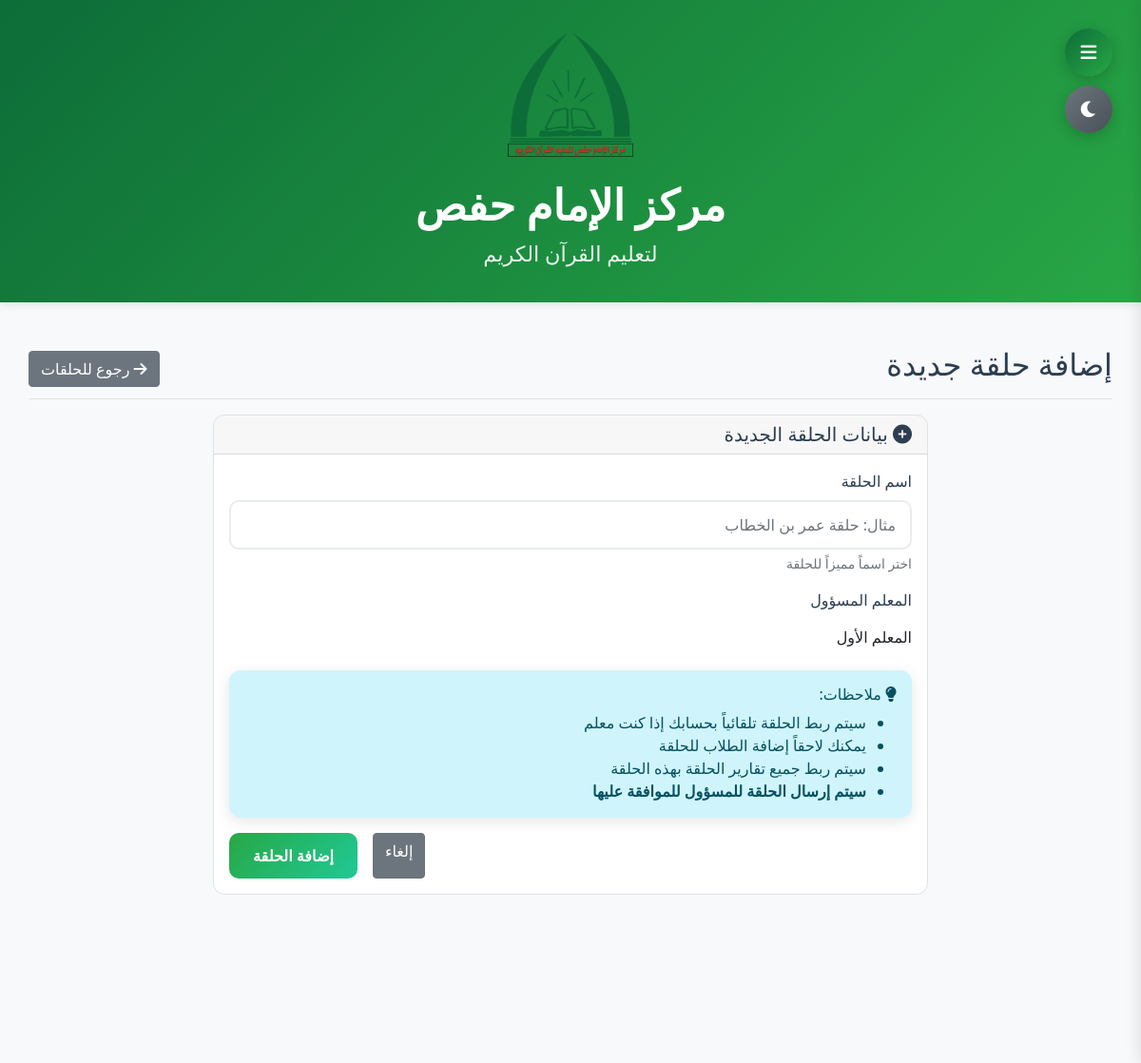
Screenshot of /add_circle (signed in) with the database file from the repository.
### app.py (models this page shows)
class Settings(db.Model):
    id = db.Column(db.Integer, primary_key=True)
    site_name = db.Column(db.String(100), default='مركز الإمام حفص')
    site_description = db.Column(db.String(200), default='لتعليم القرآن الكريم')
    contact_phone = db.Column(db.String(20))
    contact_email = db.Column(db.String(100))
    location_address = db.Column(db.String(300), default='مأرب - شارع الأربعين - خلف مستشفى نيوم')
    location_map_url = db.Column(db.String(500))
    logo = db.Column(db.String(200))
    primary_color = db.Column(db.String(7), default='#2c5aa0')
    secondary_color = db.Column(db.String(7), default='#28a745')
    background_color = db.Column(db.String(7), default='#f8f9fa')
    text_color = db.Column(db.String(7), default='#2c3e50')
    whatsapp_message_template = db.Column(db.Text, default='تقرير {report_type} للتسميع\n\nالطالب: {student_name}\nالحلقة: {circle_name}\nالمعلم: {teacher_name}\nالفترة: من {start_date} إلى {end_date}\n\nالتسميع:\n{reports_details}\n\nإحصائيات الحضور:\n{attendance_stats}\n\n{site_name}')
    support_bank_accounts = db.Column(db.Text, default='بنك الكريمي: 123456789\nبنك الشرق: 987654321\nبنك التضامن: 456789123')
    support_message = db.Column(db.Text, default='نورٌ نُهديه وجيل نربيه')
    dark_mode_enabled = db.Column(db.Boolean, default=False)
    teacher_requires_approval = db.Column(db.Boolean, default=True)
    allow_custom_teacher_name = db.Column(db.Boolean, default=True)

class User(db.Model):
    id = db.Column(db.Integer, primary_key=True)
    username = db.Column(db.String(80), unique=True, nullable=False)
    password = db.Column(db.String(120), nullable=False)
    role = db.Column(db.String(20), nullable=False)  # admin, teacher, support, parent
    name = db.Column(db.String(100), nullable=False)
    is_active = db.Column(db.Boolean, default=True)

### app.py (the view, shortened to what this page needs)
@app.route('/add_circle', methods=['GET', 'POST'])
@require_login
def add_circle():
    teachers = User.query.filter_by(role='teacher', is_active=True).all()
    return render_template('add_circle.html', teachers=teachers)

### app.py (called while the page is built)
@app.context_processor
def inject_globals():
    settings = Settings.query.first() or Settings()
    current_year = datetime.now().year
    unread_notifications = 0
    if 'user_id' in session and session.get('role') == 'parent':
        parent = Parent.query.filter_by(name=session['name']).first()
        if parent and parent.user_id:
            unread_notifications = Notification.query.filter_by(user_id=parent.user_id, is_read=False).count()
    return dict(
        datetime=datetime, now=datetime.now, timedelta=timedelta,
        settings=settings, Report=Report, Attendance=Attendance,
        Holiday=Holiday, Parent=Parent, current_year=current_year,
        unread_notifications=unread_notifications
    )

def require_login(f):
    @wraps(f)
    def decorated(*args, **kwargs):
        if 'user_id' not in session:
            flash('يجب تسجيل الدخول أولاً', 'error')
            return redirect(url_for('login'))
        return f(*args, **kwargs)
    return decorated

### templates/add_circle.html (shortened to what this page needs)
{% extends "base.html" %}
{% block content %}
<div class="d-flex justify-content-between flex-wrap flex-md-nowrap align-items-center pt-3 pb-2 mb-3 border-bottom">
    <h1 class="h2">إضافة حلقة جديدة</h1>
    <a href="{{ url_for('circles') }}" class="btn btn-secondary">
        <i class="fas fa-arrow-right"></i> رجوع للحلقات
    </a>
</div>
<div class="row justify-content-center">
    <div class="col-md-8">
        <div class="card">
            <div class="card-header">
                <h5 class="card-title mb-0"><i class="fas fa-plus-circle"></i> بيانات الحلقة الجديدة</h5>
            </div>
            <div class="card-body">
                <form method="POST">
                    <div class="mb-3">
                        <label for="name" class="form-label">اسم الحلقة</label>
                        <input type="text" class="form-control" id="name" name="name"
                               placeholder="مثال: حلقة عمر بن الخطاب" required>
                        <div class="form-text">اختر اسماً مميزاً للحلقة</div>
                    </div>
                    {% if session.role == 'admin' %}
                    <div class="mb-3">
                        <label for="teacher_id" class="form-label">المعلم المسؤول (اختياري)</label>
                        <select class="form-control" id="teacher_id" name="teacher_id">
                            <option value="">اختر المعلم من القائمة</option>
                            {% for teacher in teachers %}
                            <option value="{{ teacher.id }}">{{ teacher.name }}</option>
                            {% endfor %}
                        </select>
                        <div class="form-text">يمكنك اختيار معلم من القائمة أو إدخال اسم معلم جديد أدناه</div>
                    </div>
                    <div class="mb-3">
                        <label for="teacher_name" class="form-label">أو أدخل اسم المعلم يدوياً</label>
                        <input type="text" class="form-control" id="teacher_name" name="teacher_name"
                               placeholder="مثال: المعلم أحمد">
                        <div class="form-text">استخدم هذا الحقل إذا لم يكن للمعلم حساب في النظام</div>
                    </div>
                    {% else %}
                    <div class="mb-3">
                        <label class="form-label">المعلم المسؤول</label>
                        <p class="form-control-plaintext">{{ session.name }}</p>
                    </div>
                    {% endif %}
                    <div class="alert alert-info">
                        <h6><i class="fas fa-lightbulb"></i> ملاحظات:</h6>
                        <ul class="mb-0">
                            <li>سيتم ربط الحلقة تلقائياً بحسابك إذا كنت معلم</li>
                            <li>يمكنك لاحقاً إضافة الطلاب للحلقة</li>
                            <li>سيتم ربط جميع تقارير الحلقة بهذه الحلقة</li>
                            {% if session.role == 'admin' %}
                            <li>يمكنك اختيار معلم من القائمة أو إدخال اسم معلم جديد</li>
                            {% else %}
                            <li><strong>سيتم إرسال الحلقة للمسؤول للموافقة عليها</strong></li>
                            {% endif %}
                        </ul>
                    </div>
                    <div class="d-grid gap-2 d-md-flex justify-content-md-end">
                        <a href="{{ url_for('circles') }}" class="btn btn-secondary me-md-2">إلغاء</a>
                        <button type="submit" class="btn btn-success">إضافة الحلقة</button>
                    </div>
                </form>
            </div>
        </div>
    </div>
</div>
{% endblock %}

### templates/base.html (shortened to what this page needs)
<!DOCTYPE html>
<html lang="ar" dir="rtl" class="{% if session.get('dark_mode') or settings.dark_mode_enabled %}dark-mode{% endif %}">
<head>
    <link href="https://cdn.jsdelivr.net/npm/bootstrap@5.1.3/dist/css/bootstrap.min.css" rel="stylesheet">
    <link rel="stylesheet" href="https://cdnjs.cloudflare.com/ajax/libs/font-awesome/6.0.0/css/all.min.css">
    <link href="https://cdn.jsdelivr.net/npm/bootstrap@5.1.3/dist/css/bootstrap.rtl.min.css" rel="stylesheet">
</head>
<body class="{% if session.get('view_type') == 'mobile' %}mobile-view{% endif %}">
    {% if settings.logo or settings.site_name %}
    <div class="header-logo">
        <div class="container">
            {% if settings.logo %}
            <img src="{{ url_for('uploaded_file', filename=settings.logo) }}" class="mb-2" alt="{{ settings.site_name }}" style="background: transparent; border: none;">
            {% endif %}
            <h4>{{ settings.site_name }}</h4>
            {% if settings.site_description %}
            <small>{{ settings.site_description }}</small>
            {% endif %}
        </div>
    </div>
    {% endif %}
    {% if session.user_id %}
    <button class="sidebar-toggle" onclick="toggleSidebar()">
        <i class="fas fa-bars"></i>
    </button>
    <button class="dark-mode-toggle" onclick="toggleDarkMode()">
        <i class="fas {% if session.get('dark_mode') or settings.dark_mode_enabled %}fa-sun{% else %}fa-moon{% endif %}"></i>
    </button>
    {% endif %}
    {% if session.user_id %}
    <main class="main-content">
        {% endif %}
        <div class="page-transition">
            {% block content %}{% endblock %}
        </div>
        {% if session.user_id %}
    </main>
    {% endif %}
</body>
</html>

### rows the page displays
Settings: logo (picture), site_name "مركز الإمام حفص", site_description "لتعليم القرآن الكريم"
User: name "المعلم الأول"
